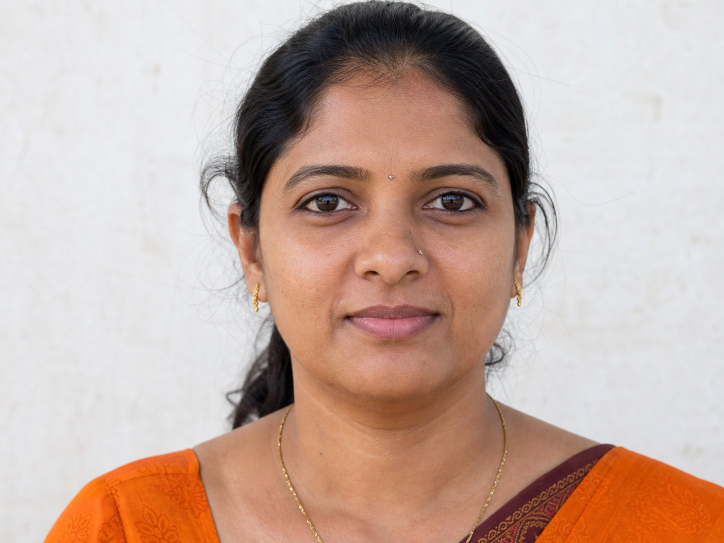
#> input picture img1.jpg, 1448 x 1086 px (shown at 1/2 size); its folder holds only this picture in this run
$ python -i face_match.py   (imports and definitions only)
#> lines starting #> are read from the running program, lines starting #| are printed output that depends on the picture
### backend/app/config.py
"""Runtime configuration for WariSphere.

Values are read from environment variables so a hackathon demo and a
later production deploy can tune thresholds without code changes.
"""

from __future__ import annotations

import os


def _env_float(name: str, default: float) -> float:
    raw = os.environ.get(name)
    if raw is None or raw.strip() == "":
        return default
    try:
        return float(raw)
    except ValueError:
        return default


def _env_int(name: str, default: int) -> int:
    raw = os.environ.get(name)
    if raw is None or raw.strip() == "":
        return default
    try:
        return int(raw)
    except ValueError:
        return default


def _env_bool(name: str, default: bool) -> bool:
    raw = os.environ.get(name)
    if raw is None or raw.strip() == "":
        return default
    return raw.strip().lower() in {"1", "true", "yes", "on"}


# ---------------------------------------------------------------------------
# InsightFace
# ---------------------------------------------------------------------------

# buffalo_l is the accurate default; override with buffalo_s for a faster
# first load on CPU-only hackathon laptops.
# auto → InsightFace when the model pack is on disk, otherwise OpenCV Haar.
# Set to `insightface` to fail closed, or `opencv` to skip InsightFace.
FACE_BACKEND = os.environ.get("WARISPHERE_FACE_BACKEND", "auto").strip().lower() or "auto"

FACE_MODEL_NAME = os.environ.get("WARISPHERE_FACE_MODEL", "buffalo_l").strip() or "buffalo_l"

FACE_DET_SIZE = _env_int("WARISPHERE_FACE_DET_SIZE", 640)

FACE_EMBEDDING_VERSION = (
    os.environ.get("WARISPHERE_FACE_EMBEDDING_VERSION", "").strip()
    or f"insightface-{FACE_MODEL_NAME}-v1"
)

# How many probable matches to return from a scan.
FACE_MATCH_TOP_K = _env_int("WARISPHERE_FACE_MATCH_TOP_K", 5)

# Cosine-similarity thresholds (embeddings are L2-normalised, so cosine
# is the dot product). These MUST stay configurable — never scatter
# literals through the matching code.
#   >= HIGH      → "High confidence"
#   >= POSSIBLE  → "Possible match"
#   >= MIN       → "Low confidence" (still returned)
#   <  MIN       → dropped from results
FACE_SIMILARITY_HIGH = _env_float("WARISPHERE_FACE_SIM_HIGH", 0.75)
FACE_SIMILARITY_POSSIBLE = _env_float("WARISPHERE_FACE_SIM_POSSIBLE", 0.55)
FACE_SIMILARITY_MIN = _env_float("WARISPHERE_FACE_SIM_MIN", 0.35)

# Background model warmup on API boot. Tests should set this to 0.
FACE_WARMUP_ON_START = _env_bool("WARISPHERE_FACE_WARMUP", True)

# Generate embeddings in a background thread when a lost-person report
# is created with a photo. Tests should set this to 0 to avoid races.
AUTO_FACE_PROCESS = _env_bool("WARISPHERE_AUTO_FACE_PROCESS", True)
#> further down, picture is the input picture: shape (1086, 1448, 3); mean B, G, R 161.8, 172.6, 197

# Optional shared secret for authority-only matching endpoints.
# When empty (default / hackathon), the endpoints stay open like the rest
# of this API. When set, requests must send header X-Authority-Token.
AUTHORITY_TOKEN = os.environ.get("WARISPHERE_AUTHORITY_TOKEN", "").strip()

### backend/app/services/face_match.py
"""InsightFace-based face detection + embedding service.

The FaceAnalysis model is loaded **once** (lazy singleton) and reused for
every request. Cosine similarity is computed in-process against stored
embeddings — sequential scan is fine for the current prototype. The
`rank_by_cosine` helper is the seam where a FAISS / vector-DB index can
be dropped in later.

This module never writes images to disk.
"""

from __future__ import annotations

import os
import threading
from typing import Any, Iterable, Sequence

import numpy as np

from app import config


class FaceMatchError(Exception):
    """Base class for recoverable face-matching failures."""

    # [4 lines left out: function __init__, not called in this run]


class InvalidImageError(FaceMatchError):
    def __init__(self, message: str = "Invalid image. Please upload a JPEG, PNG or WebP photograph."):
        super().__init__(message, code="invalid_image")


class NoFaceDetectedError(FaceMatchError):
    # [5 lines left out: function __init__, not called in this run]


class MultipleFacesError(FaceMatchError):
    # [5 lines left out: function __init__, not called in this run]


class ModelInitError(FaceMatchError):
    def __init__(self, message: str = "AI model initialization failure. Face matching is temporarily unavailable."):
        super().__init__(message, code="model_init")


# ---------------------------------------------------------------------------
# Model singleton
# ---------------------------------------------------------------------------

_LOCK = threading.Lock()
_APP = None  # insightface.app.FaceAnalysis
_APP_ERROR: str | None = None
_APP_READY = False
_INSIGHTFACE_UNAVAILABLE = False


# [9 lines left out: function _models_root, not called in this run]


# GitHub release downloads often fail in locked-down sandboxes (SSL / CDN).
# Hugging Face mirrors the same buffalo_* ONNX files.
_HF_PACK_FILES = {
    "buffalo_l": ["det_10g.onnx", "w600k_r50.onnx"],
    "buffalo_s": ["det_500m.onnx", "w600k_mbf.onnx"],
    "buffalo_sc": ["det_500m.onnx", "w600k_mbf.onnx"],
}


# [47 lines left out: functions _download_file, _ensure_insightface_pack, _pack_present, not called in this run]


def is_model_ready() -> bool:
    return (_APP_READY and _APP is not None) or _HAAR is not None


def model_error() -> str | None:
    return _APP_ERROR


# [76 lines left out: functions get_face_app, warmup, not called in this run]


_HAAR = None
_HAAR_LOCK = threading.Lock()


def _get_haar():
    global _HAAR
    if _HAAR is not None:
        return _HAAR
    import cv2

    path = os.path.join(cv2.data.haarcascades, "haarcascade_frontalface_default.xml")
    classifier = cv2.CascadeClassifier(path)
    if classifier.empty():
        raise ModelInitError("AI model initialization failure. Haar cascade could not be loaded.")
    _HAAR = classifier
    return _HAAR


def _opencv_extract(img) -> "np.ndarray":
    """Fallback face embedding when InsightFace weights are not on disk.

    Detects a single frontal face with OpenCV Haar and builds an L2-normalised
    HOG descriptor of the cropped face. Same-photo scans rank at ~1.0; this is
    still probable matching, not identity confirmation.
    """
    import cv2

    gray = cv2.cvtColor(img, cv2.COLOR_BGR2GRAY)
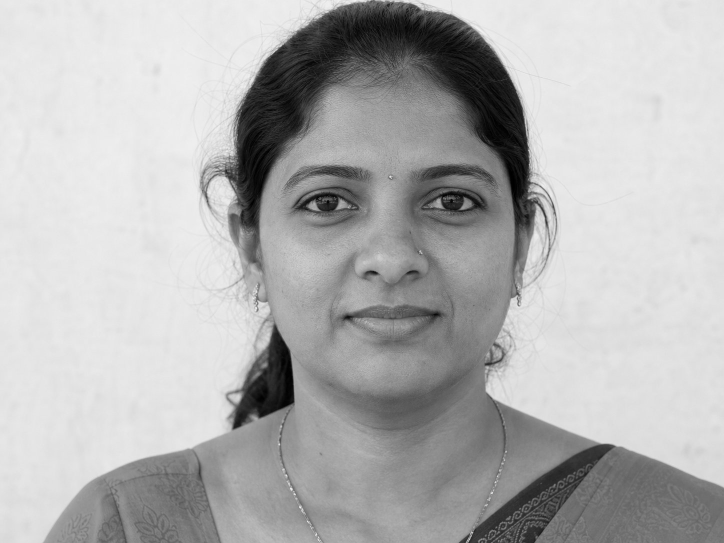
#> gray: shape (1086, 1448) (shown at 1/2 size); min 0, max 248, mean 178.6
    haar = _get_haar()
    with _HAAR_LOCK:
        boxes = haar.detectMultiScale(gray, scaleFactor=1.1, minNeighbors=5, minSize=(48, 48))
#> boxes = [[459, 159, 644, 644]]
        if boxes is None or len(boxes) == 0:
            # One more pass, slightly more lenient, for softer lighting.
            boxes = haar.detectMultiScale(gray, scaleFactor=1.05, minNeighbors=3, minSize=(32, 32))
    if boxes is None or len(boxes) == 0:
        raise NoFaceDetectedError()
    if len(boxes) > 1:
        # Ignore tiny extra detections (common Haar false positives).
        areas = [int(w) * int(h) for (_, _, w, h) in boxes]
        largest = max(areas)
        boxes = [b for b, a in zip(boxes, areas) if a >= 0.45 * largest]
        if len(boxes) > 1:
            raise MultipleFacesError()

    x, y, w, h = boxes[0]
#> x = 459; y = 159; w = 644; h = 644
    pad = int(0.15 * max(w, h))
#> pad = 96
    x0 = max(0, x - pad)
#> x0 = 363
    y0 = max(0, y - pad)
#> y0 = 63
    x1 = min(gray.shape[1], x + w + pad)
#> x1 = 1199
    y1 = min(gray.shape[0], y + h + pad)
#> y1 = 899
    crop = gray[y0:y1, x0:x1]
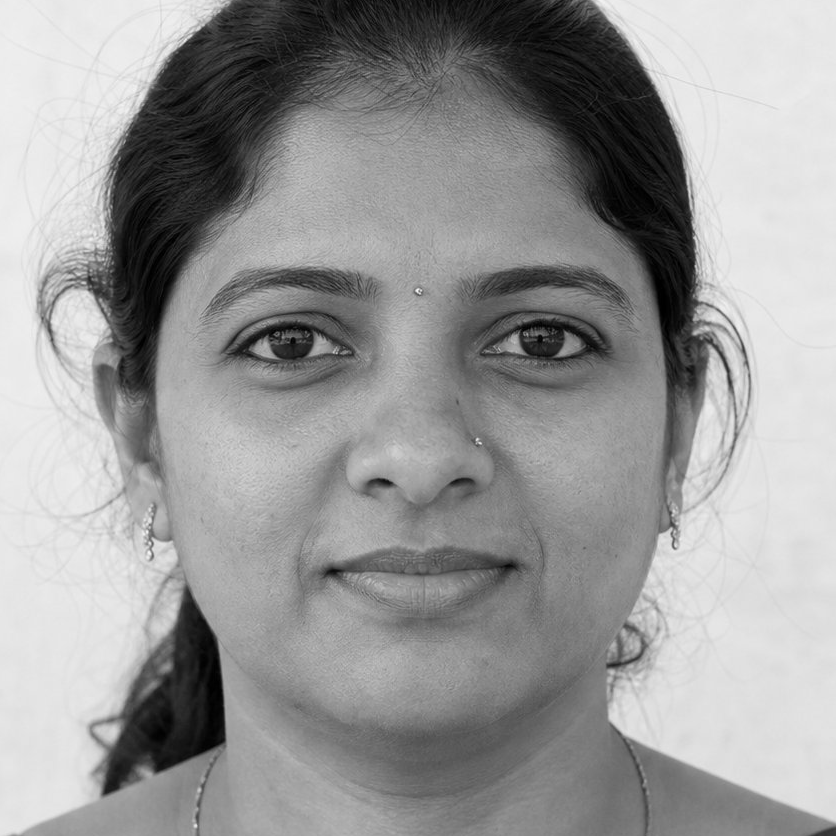
#> crop: shape (836, 836); min 0, max 245, mean 152
    if crop.size == 0:
        raise NoFaceDetectedError()
    face = cv2.resize(crop, (112, 112), interpolation=cv2.INTER_AREA)
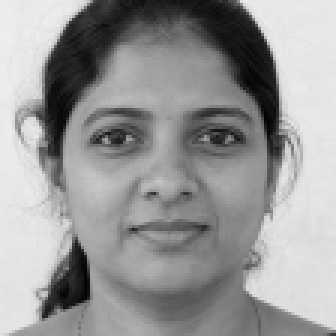
#> face: shape (112, 112) (shown 3 times larger); min 2, max 238, mean 152
    face = cv2.equalizeHist(face)
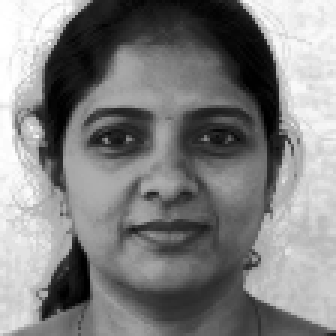
#> face: shape (112, 112) (shown 3 times larger); min 0, max 255, mean 128.6

    try:
        from skimage.feature import hog

        features = hog(
            face,
            orientations=8,
            pixels_per_cell=(8, 8),
            cells_per_block=(2, 2),
            feature_vector=True,
        )
#> features = 5408 values, max 0.521 at index 96, min 0 at index 3, mean 0.133
        return normalize_embedding(features)
    except Exception:
        flat = face.astype(np.float64).reshape(-1) / 255.0
        return normalize_embedding(flat)


# ---------------------------------------------------------------------------
# Image → embedding
# ---------------------------------------------------------------------------

# [16 lines left out: function decode_image, not called in this run]


def _as_vector(embedding: Sequence[float] | np.ndarray) -> np.ndarray:
    vec = np.asarray(embedding, dtype=np.float64).reshape(-1)
#> vec has the same summary as features in _opencv_extract
    if vec.size == 0:
        raise FaceMatchError("Empty face embedding.")
    return vec


def normalize_embedding(embedding: Sequence[float] | np.ndarray) -> np.ndarray:
    """L2-normalise a vector. Zero vectors are rejected."""
    vec = _as_vector(embedding)
#> vec has the same summary as features in _opencv_extract
    norm = float(np.linalg.norm(vec))
#> norm = 13
    if norm == 0.0:
        raise FaceMatchError("Face embedding was empty (zero vector).")
    return (vec / norm).astype(np.float32)


# [116 lines left out: functions embedding_to_list, extract_embedding, active_embedding_version, cosine_similarity, confidence_label, rank_by_cosine, not called in this run]

>>> import cv2
>>> picture = cv2.imread('../../../img1.jpg')
>>> result = _opencv_extract(picture)
#> result = 5408 values, max 0.04 at index 96, min 0 at index 3, mean 0.0102

$ run again, on img3.jpg
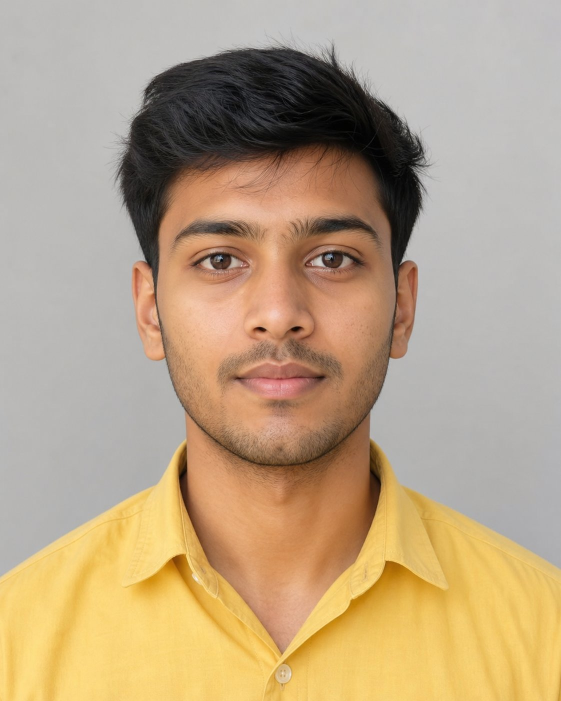
#> input picture img3.jpg, 1122 x 1402 px (shown at 1/2 size)
#> picture is the input picture: shape (1402, 1122, 3); mean B, G, R 132.7, 162.9, 185.3
#> in _opencv_extract, `gray = cv2.cvtColor(img, cv2.COLOR_BGR2GRAY)`:
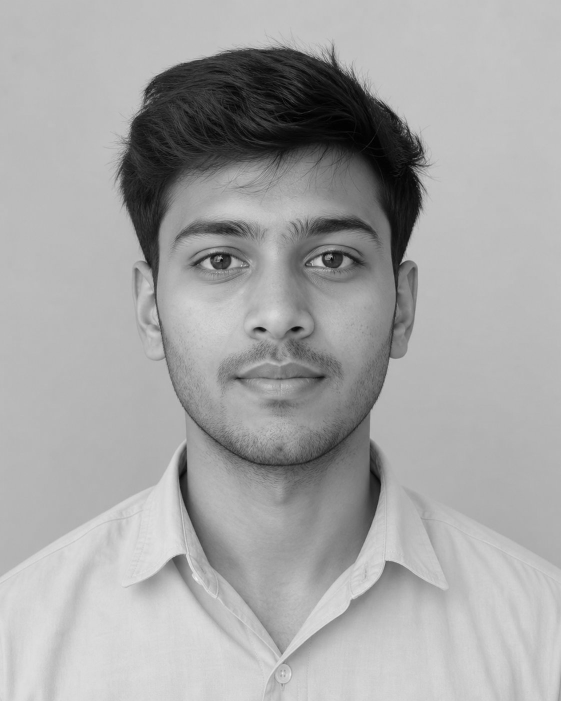
#> gray: shape (1402, 1122) (shown at 1/2 size); min 0, max 249, mean 166.2
#> boxes = [[231, 265, 653, 653]]
#> x = 231; y = 265; w = 653
#> pad = 97
#> x0 = 134
#> y0 = 168
#> x1 = 981
#> y1 = 1015
#> in _opencv_extract, `face = cv2.equalizeHist(face)`:
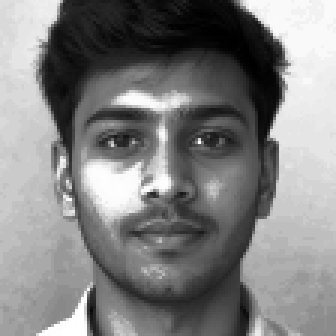
#> face: shape (112, 112) (shown 3 times larger); min 0, max 255, mean 129.1
#> features = 5408 values, max 0.558 at index 373, min 0 at index 3, mean 0.127
#> in _as_vector, `vec = np.asarray(embedding, dtype=np.float64).reshape(-1)`: vec has the same summary as features in _opencv_extract
#> in normalize_embedding, `vec = _as_vector(embedding)`: vec has the same summary as features in _opencv_extract
#> norm = 13
#> result = 5408 values, max 0.043 at index 373, min 0 at index 3, mean 0.00974
